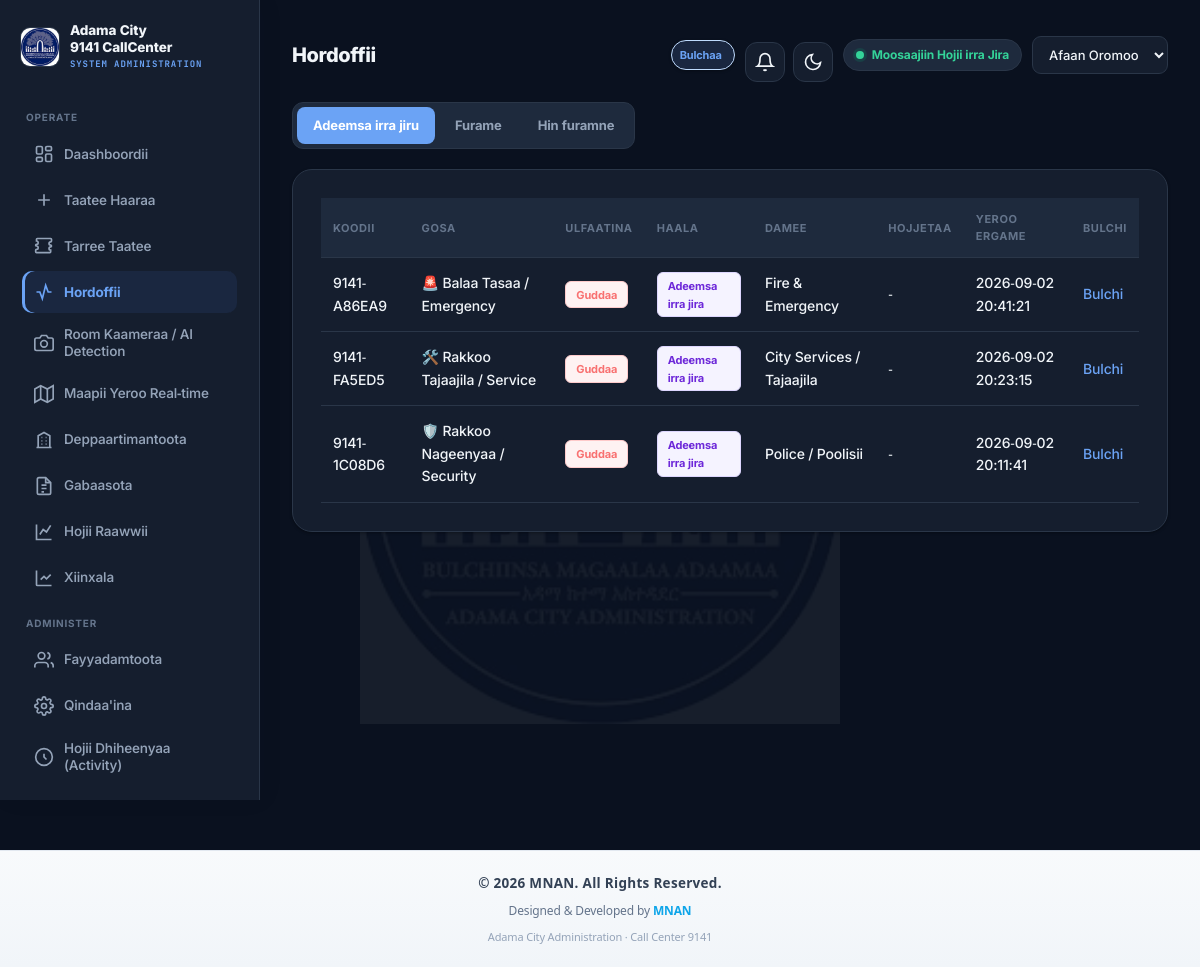
Page /admin/monitoring.php (signed in) on the committed database.
### tables this page shows
CREATE TABLE `events` (
  `id` int(11) NOT NULL,
  `tracking_code` varchar(32) NOT NULL,
  `category_id` int(11) DEFAULT NULL,
  `caller_name` varchar(150) DEFAULT NULL,
  `caller_phone` varchar(32) DEFAULT NULL,
  `gender` enum('male','female','unspecified') DEFAULT 'unspecified',
  `address` varchar(255) DEFAULT NULL,
  `location` varchar(255) DEFAULT NULL,
  `latitude` decimal(10,7) DEFAULT NULL,
  `longitude` decimal(10,7) DEFAULT NULL,
  `description` text DEFAULT NULL,
  `priority` enum('low','medium','high','critical') NOT NULL DEFAULT 'medium',
  `status` enum('new','assigned','ongoing','solved','unsolved') NOT NULL DEFAULT 'new',
  `assigned_department_id` int(11) DEFAULT NULL,
  `operator_id` int(11) DEFAULT NULL,
  `source` varchar(64) DEFAULT 'web',
  `channel` varchar(32) DEFAULT 'web',
  `response_time_minutes` int(11) DEFAULT NULL,
  `resolved_at` datetime DEFAULT NULL,
  `stale_alert_sent` tinyint(1) NOT NULL DEFAULT 0,
  `satisfaction_rating` tinyint(4) DEFAULT NULL,
  `satisfaction_comment` text DEFAULT NULL,
  `created_at` timestamp NOT NULL DEFAULT current_timestamp(),
  `updated_at` timestamp NOT NULL DEFAULT current_timestamp() ON UPDATE current_timestamp()
);

CREATE TABLE `categories` (
  `id` int(11) NOT NULL,
  `name` varchar(120) NOT NULL,
  `icon` varchar(64) DEFAULT NULL,
  `slug` varchar(64) DEFAULT NULL
);

CREATE TABLE `departments` (
  `id` int(11) NOT NULL,
  `name` varchar(150) NOT NULL,
  `contact_phone` varchar(32) DEFAULT NULL,
  `contact_email` varchar(150) DEFAULT NULL,
  `created_at` timestamp NOT NULL DEFAULT current_timestamp()
);

### admin/monitoring.php (the view, shortened to what this page needs)
<?php
require __DIR__ . '/../includes/auth.php';
$tab = $_GET['tab'] ?? 'ongoing';
$statusMap = ['ongoing' => ['assigned', 'ongoing'], 'solved' => ['solved'], 'unsolved' => ['unsolved']];
$placeholders = implode(',', array_fill(0, count($statusMap[$tab]), '?'));
$sql = "SELECT r.*, c.name AS category_name, c.icon, d.name AS department_name, u.full_name AS operator_name
        FROM events r
        LEFT JOIN categories c ON c.id = r.category_id
        LEFT JOIN departments d ON d.id = r.assigned_department_id
        LEFT JOIN users u ON u.id = r.operator_id
        WHERE r.status IN ($placeholders)";
$params = $statusMap[$tab];
$sql .= " ORDER BY r.created_at DESC LIMIT 200";
$stmt = $pdo->prepare($sql);
$stmt->execute($params);
$events = $stmt->fetchAll();
$dir = t_raw('dir');
?>
<!DOCTYPE html>
<html lang="<?= $CURRENT_LANG ?>" dir="<?= $dir ?>">
<head>
<link rel="stylesheet" href="../assets/style.css">
</head>
<body>
<div class="shell">
<?php include __DIR__ . '/includes/sidebar.php'; ?>
<main class="main">
    <div class="top-actions" style="margin-bottom:20px;">
        <h2 style="margin:0;"><?= t('monitoring_title') ?></h2>
        <div class="topbar-controls"><?php render_topbar_controls(); render_lang_switcher(); ?></div>
    </div>
    <div class="tabs">
        <a href="?tab=ongoing" class="<?= $tab==='ongoing'?'active':'' ?>"><?= t('monitoring_ongoing') ?></a>
        <a href="?tab=solved" class="<?= $tab==='solved'?'active':'' ?>"><?= t('monitoring_solved') ?></a>
        <a href="?tab=unsolved" class="<?= $tab==='unsolved'?'active':'' ?>"><?= t('monitoring_unsolved') ?></a>
    </div>
    <div class="card">
        <table>
            <tr>
                <th><?= t('dash_col_code') ?></th><th><?= t('dash_col_category') ?></th><th><?= t('dash_col_severity') ?></th>
                <th><?= t('dash_col_status') ?></th><th><?= t('dash_col_department') ?></th><th><?= t('label_operator') ?></th>
                <th><?= t('dash_col_submitted') ?></th><th><?= t('dash_col_manage') ?></th>
            </tr>
            <?php foreach ($events as $r): ?>
            <tr>
                <td><?= htmlspecialchars($r['tracking_code']) ?></td>
                <td><?= htmlspecialchars($r['icon'] ?? '') ?> <?= htmlspecialchars($r['category_name']) ?></td>
                <td><span class="badge <?= $r['priority'] ?>"><?= t('severity_' . $r['priority']) ?></span></td>
                <td><span class="badge <?= $r['status'] ?>"><?= t('status_' . $r['status']) ?></span></td>
                <td><?= htmlspecialchars($r['department_name'] ?? '-') ?></td>
                <td><?= htmlspecialchars($r['operator_name'] ?? '-') ?></td>
                <td><?= htmlspecialchars($r['created_at']) ?></td>
                <td><a href="report.php?id=<?= $r['id'] ?>"><?= t('dash_col_manage') ?></a></td>
            </tr>
            <?php endforeach; ?>
        </table>
    </div>
</main>
</div>
<footer style="
    text-align: center;
    padding: 22px 16px;
    margin-top: 50px;
    background: linear-gradient(180deg, #f8fafc 0%, #f1f5f9 100%);
    border-top: 1px solid #e2e8f0;
    font-family: system-ui, -apple-system, sans-serif;
">
    <div style="
        font-size: 13.5px;
        font-weight: 600;
        color: #334155;
        letter-spacing: 0.3px;
    ">
        © 2026 MNAN. All Rights Reserved.
    </div>
    <div style="
        margin-top: 6px;
        font-size: 12px;
        color: #64748b;
    ">
        Designed &amp; Developed by <span style="color:#0ea5e9; font-weight:600;">MNAN</span>
    </div>
    <div style="
        margin-top: 8px;
        font-size: 11px;
        color: #94a3b8;
    ">
        Adama City Administration · Call Center 9141
    </div>
</footer>
</body>
</html>

### rows in the picture
events: tracking_code "9141-A86EA9", category.icon "🚨", category.name "Balaa Tasaa / Emergency", priority "Guddaa", status "Adeemsa irra jira", assigned_department.name "Fire & Emergency", operator_name "-", created_at "2026-09-02 20:41:21"
events: tracking_code "9141-FA5ED5", category.icon "🛠️", category.name "Rakkoo Tajaajila / Service", priority "Guddaa", status "Adeemsa irra jira", assigned_department.name "City Services / Tajaajila", operator_name "-", created_at "2026-09-02 20:23:15"
events: tracking_code "9141-1C08D6", category.icon "🛡️", category.name "Rakkoo Nageenyaa / Security", priority "Guddaa", status "Adeemsa irra jira", assigned_department.name "Police / Poolisii", operator_name "-", created_at "2026-09-02 20:11:41"

### other values in the picture
t('nav_dashboard') "Daashboordii"
t('nav_new_event') "Taatee Haaraa"
t('nav_event_list') "Tarree Taatee"
t('nav_monitoring') "Hordoffii"
t('nav_cameras') "Room Kaameraa / AI Detection"
t('nav_live_map') "Maapii Yeroo Real-time"
t('nav_departments') "Deppaartimantoota"
t('nav_reports') "Gabaasota"
t('nav_performance') "Hojii Raawwii"
t('nav_analytics') "Xiinxala"
t('nav_users') "Fayyadamtoota"
t('nav_settings') "Qindaa'ina"
t('nav_activity') "Hojii Dhiheenyaa (Activity)"
t('monitoring_title') "Hordoffii"
t('role_' . $role) "Bulchaa"
